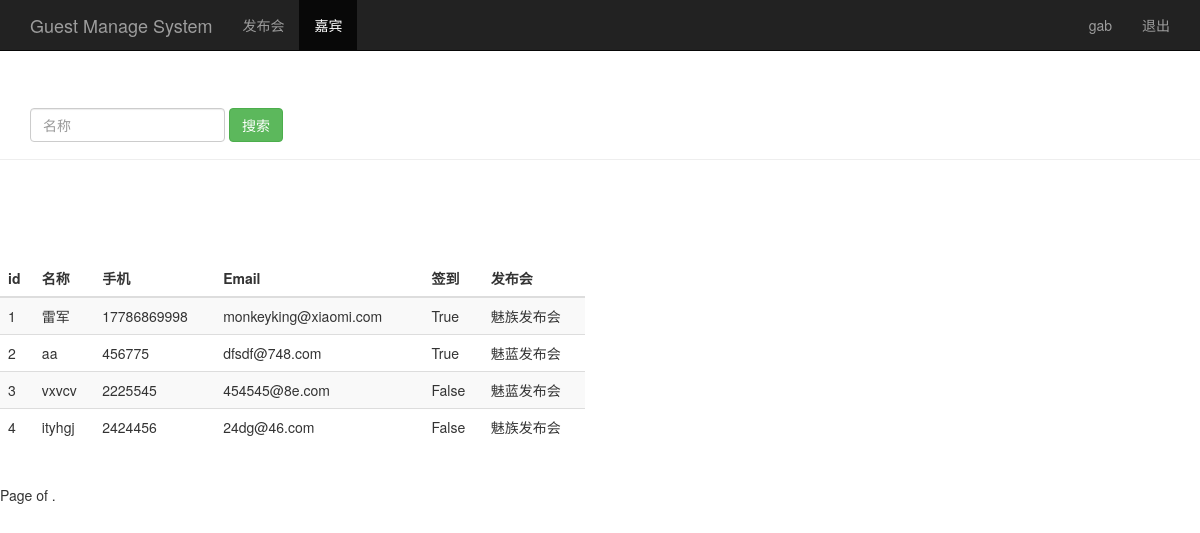
The app's page /search_gname/ (signed in) with its own data.
### poll/models.py (models this page shows, shortened)
class Guest(models.Model):
    event = models.ForeignKey(Event)
    realname = models.CharField(max_length=64)
    phone = models.CharField(max_length=16)
    email = models.EmailField()
    sign = models.BooleanField()
    create_time = models.DateTimeField(auto_now=True)
    class Meta:
        unique_together = ('event','phone')

class Event(models.Model):
    name = models.CharField(max_length=100)
    limit = models.IntegerField()
    status = models.BooleanField()
    address = models.CharField(max_length=200)
    start_time=models.DateTimeField('events time')
    create_time = models.DateTimeField(auto_now=True)
    def __str__(self):
        return self.name

### poll/views.py (the view)
# urls.py: url(r'^search_gname/$', views.search_gname),
@login_required
def search_gname(request):
    username = request.session.get('user', '')
    search_gname = request.GET.get('realname', '')
    guest_list = Guest.objects.filter(realname__contains=search_gname)
    return render(request, 'guest.html', {'user': username, 'guests': guest_list})

### poll/templates/guest.html (shortened to what this page needs)
<!DOCTYPE html>
<html lang="zh-cn">
<head>
    {% load bootstrap3 %}
    {% bootstrap_css %}
</head>
<body role="document">
<nav class="navbar navbar-inverse navbar-fixed-top">
    <div class="container">
        <div class="navbar-header">
            <a class="navbar-brand" href="/event_manage/">Guest Manage System</a>
        </div>
        <div id="navbar" class="collapse navbar-collapse">
            <ul class="nav navbar-nav">
                <li><a href="/event_manage/">发布会</a></li>
                <li class="active"><a href="#" >嘉宾</a></li>
            </ul>
            <ul class="nav navbar-nav navbar-right">
                <li><a href="#">{{user}}</a></li>
                <li><a href="/logout/">退出</a></li>
            </ul>
        </div>
    </div>
</nav>
<div class="page-header" style="padding-top: 60px;">
    <div id="navbar2" class="navbar-collapse collapse">
        <form class="navbar-form" method="get" action="/search_gname/">
            <div class="form-group">
                <input name="realname" type="text" placeholder="名称" class="form-control">
            </div>
            <button type="submit" class="btn btn-success">搜索</button>
            </form>
    </div>
</div>
<div class="row" style="padding-top: 80px;">
    <div class="col-md-6">
        <table class="table table-striped">
            <thead>
            <tr>
                <th>id</th>
                <th>名称</th>
                <th>手机</th>
                <th>Email</th>
                <th>签到</th>
                <th>发布会</th>
            </tr>
            </thead>
            <tbody>
            {%   for guest in guests   %}
            <tr>
                <td>{{ guest.id }}</td>
                <td>{{ guest.realname }}</td>
                <td>{{ guest.phone }}</td>
                <td>{{ guest.email }}</td>
                <td>{{ guest.sign  }}</td>
                <td>{{ guest.event }}</td>
            </tr>
            {% endfor %}
            </tbody>
        </table>
    </div>
</div>
<div class="pagination">
    <span class="step-links">
        <span class="current">
            Page {{ guests.number }} of {{ guests.paginator.num_pages }}.
        </span>
    </span>
</div>
</body>
</html>

### records on screen
Guest: id "1", realname "雷军", phone "17786869998", email "monkeyking@xiaomi.com", sign "True", event "魅族发布会"
Guest: id "2", realname "aa", phone "456775", email "dfsdf@748.com", sign "True", event "魅蓝发布会"
Guest: id "3", realname "vxvcv", phone "2225545", email "454545@8e.com", sign "False", event "魅蓝发布会"
Guest: id "4", realname "ityhgj", phone "2424456", email "24dg@46.com", sign "False", event "魅族发布会"

### other values on screen
{{ user }} "gab"
